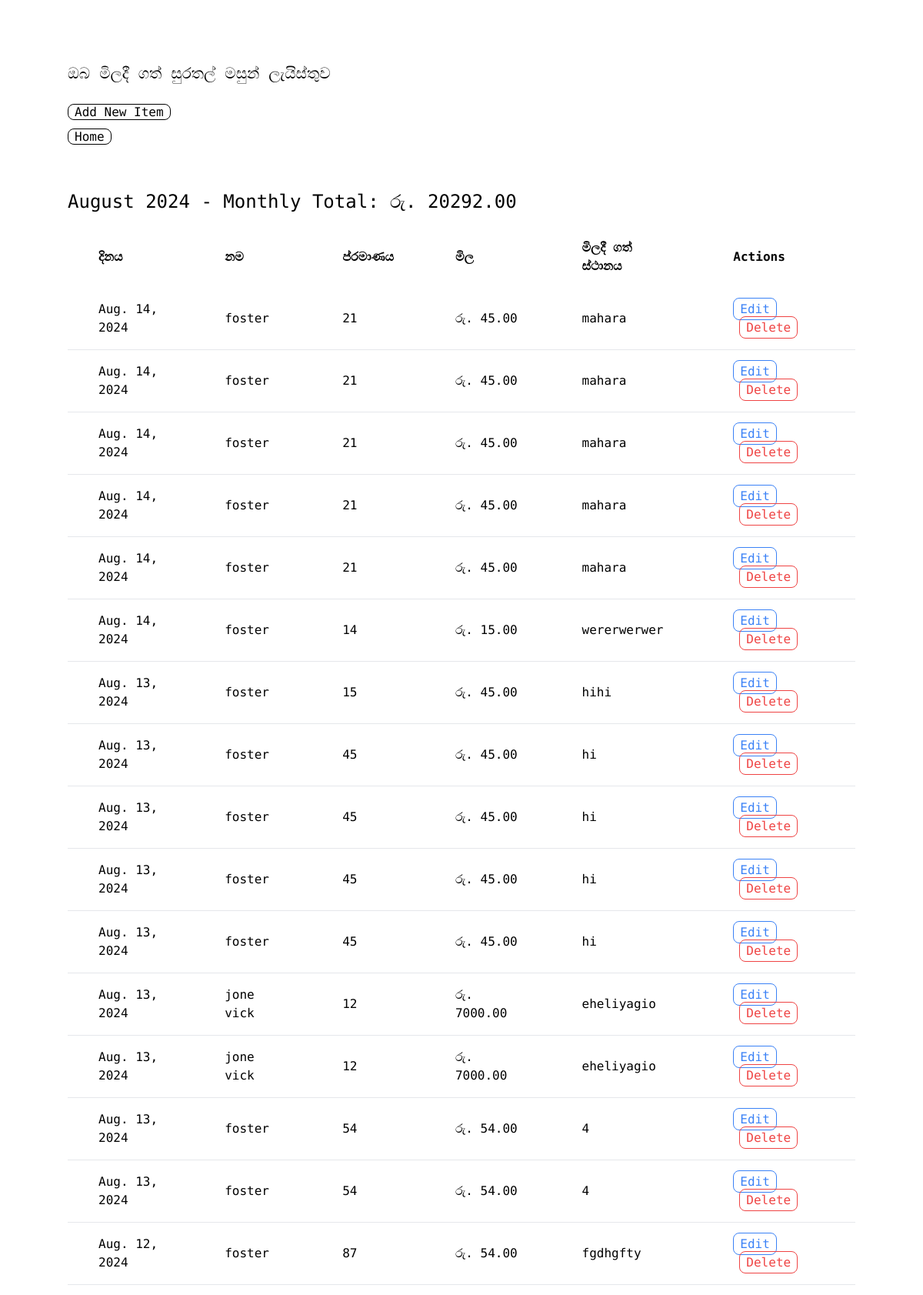
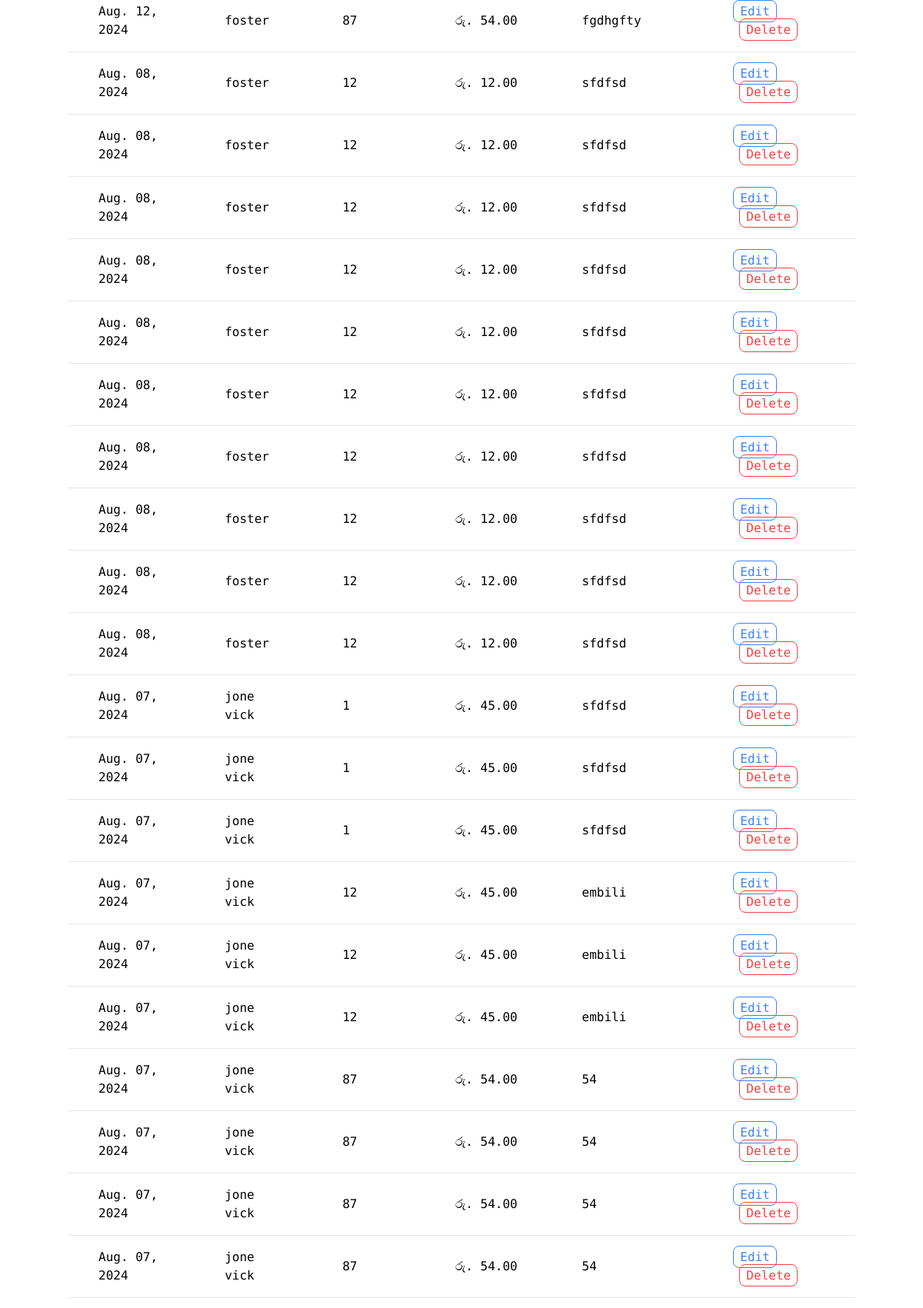
/bought/ (upper part), run on the app's committed database (2 pictures, top to bottom).
### bought/models.py (models this page shows, shortened)
class Item(models.Model):
    name = models.CharField(max_length=255)
    price = models.DecimalField(max_digits=10, decimal_places=2)
    source = models.CharField(max_length=255)
    quantity = models.PositiveIntegerField()
    date = models.DateTimeField()

### bought/views.py (the view)
# urls.py: path('', views.index, name='index'),
def index(request):
    items = Item.objects.all().order_by('-date')  # Most recent date first
    grouped_items = defaultdict(lambda: {'items': [], 'total_price': 0})
    for item in items:
        month_year = item.date.strftime('%B %Y')  # Group by month and year
        grouped_items[month_year]['items'].append(item)
        grouped_items[month_year]['total_price'] += item.price
    sorted_grouped_items = sorted(grouped_items.items(), key=lambda x: datetime.strptime(x[0], '%B %Y'), reverse=True)
    paginator = Paginator(sorted_grouped_items, 1)  # Show 1 month per page
    page_number = request.GET.get('page')
    page_obj = paginator.get_page(page_number)
    return render(request, 'bought/index.html', {'page_obj': page_obj})

### bought/templates/bought/index.html (shortened to what this page needs)
{% extends 'base.html' %}
{% block content %}
<div>
    <div class="">
        <h1 class="text-[20px] mb-6">ඔබ මිලදී ගත් සුරතල් මසුන් ලැයිස්තුව</h1>
        <ul class="font-sans flex flex-col space-y-2">
            <li><a class="border px-2 rounded-lg border-black" href="{% url 'bought:add_item' %}">Add New Item</a></li>
            <li><a class="border px-2 rounded-lg border-black" href="{% url 'home:index' %}">Home</a></li>
        </ul>
    </div>
    <div class="container mx-auto mt-10">
        <div class="overflow-x-auto">
            {% for month, data in page_obj %}
            <h2 class="text-2xl mb-4 mt-4">{{ month }} - Monthly Total: රු. {{ data.total_price }}</h2>
            <table class="min-w-full">
                <thead>
                    <tr>
                        <th class="py-4 px-10 text-left">දිනය</th>
                        <th class="py-4 px-10 text-left">නම</th>
                        <th class="py-4 px-10 text-left">ප්රමාණය</th>
                        <th class="py-4 px-10 text-left">මිල</th>
                        <th class="py-4 px-10 text-left">මිලදී ගත් ස්ථානය</th>
                        <th class="py-4 px-10 text-left">Actions</th>
                    </tr>
                </thead>
                <tbody>
                    {% for item in data.items %}
                    <tr>
                        <td class="py-4 px-10 border-b border-gray-200">{{ item.date|date:"M. d, Y" }}</td>
                        <td class="py-4 px-10 border-b border-gray-200">{{ item.name }}</td>
                        <td class="py-4 px-10 border-b border-gray-200">{{ item.quantity }}</td>
                        <td class="py-4 px-10 border-b border-gray-200">රු. {{ item.price }}</td>
                        <td class="py-4 px-10 border-b border-gray-200">{{ item.source }}</td>
                        <td class="py-4 px-10 border-b border-gray-200">
                            <a href="{% url 'bought:edit_item' item.id %}" class="px-2 py-1 border border-blue-500 rounded-lg text-blue-500">Edit</a>
                            <a href="{% url 'bought:delete_item' item.id %}" class="px-2 py-1 border border-red-500 rounded-lg text-red-500 ml-2">Delete</a>
                        </td>
                    </tr>
                    {% endfor %}
                </tbody>
            </table>
            {% endfor %}
        </div>
    </div>
</div>
{% endblock %}

### data on the page
Item: date "Aug. 14, 2024", name "foster", quantity "21", price "45.00", source "mahara"
Item: date "Aug. 14, 2024", name "foster", quantity "21", price "45.00", source "mahara"
Item: date "Aug. 14, 2024", name "foster", quantity "21", price "45.00", source "mahara"
Item: date "Aug. 14, 2024", name "foster", quantity "21", price "45.00", source "mahara"
Item: date "Aug. 14, 2024", name "foster", quantity "21", price "45.00", source "mahara"
Item: date "Aug. 14, 2024", name "foster", quantity "14", price "15.00", source "wererwerwer"
Item: date "Aug. 13, 2024", name "foster", quantity "15", price "45.00", source "hihi"
Item: date "Aug. 13, 2024", name "foster", quantity "45", price "45.00", source "hi"
Item: date "Aug. 13, 2024", name "foster", quantity "45", price "45.00", source "hi"
Item: date "Aug. 13, 2024", name "foster", quantity "45", price "45.00", source "hi"
Item: date "Aug. 13, 2024", name "foster", quantity "45", price "45.00", source "hi"
Item: date "Aug. 13, 2024", name "jone vick", quantity "12", price "7000.00", source "eheliyagio"
Item: date "Aug. 13, 2024", name "jone vick", quantity "12", price "7000.00", source "eheliyagio"
Item: date "Aug. 13, 2024", name "foster", quantity "54", price "54.00", source "4"
Item: date "Aug. 13, 2024", name "foster", quantity "54", price "54.00", source "4"
Item: date "Aug. 12, 2024", name "foster", quantity "87", price "54.00", source "fgdhgfty"
Item: date "Aug. 12, 2024", name "foster", quantity "87", price "54.00", source "fgdhgfty"
Item: date "Aug. 08, 2024", name "foster", quantity "12", price "12.00", source "sfdfsd"
Item: date "Aug. 08, 2024", name "foster", quantity "12", price "12.00", source "sfdfsd"
Item: date "Aug. 08, 2024", name "foster", quantity "12", price "12.00", source "sfdfsd"
Item: date "Aug. 08, 2024", name "foster", quantity "12", price "12.00", source "sfdfsd"
Item: date "Aug. 08, 2024", name "foster", quantity "12", price "12.00", source "sfdfsd"
Item: date "Aug. 08, 2024", name "foster", quantity "12", price "12.00", source "sfdfsd"
Item: date "Aug. 08, 2024", name "foster", quantity "12", price "12.00", source "sfdfsd"
Item: date "Aug. 08, 2024", name "foster", quantity "12", price "12.00", source "sfdfsd"
Item: date "Aug. 08, 2024", name "foster", quantity "12", price "12.00", source "sfdfsd"
Item: date "Aug. 08, 2024", name "foster", quantity "12", price "12.00", source "sfdfsd"
Item: date "Aug. 07, 2024", name "jone vick", quantity "1", price "45.00", source "sfdfsd"
Item: date "Aug. 07, 2024", name "jone vick", quantity "1", price "45.00", source "sfdfsd"
Item: date "Aug. 07, 2024", name "jone vick", quantity "1", price "45.00", source "sfdfsd"
Item: date "Aug. 07, 2024", name "jone vick", quantity "12", price "45.00", source "embili"
Item: date "Aug. 07, 2024", name "jone vick", quantity "12", price "45.00", source "embili"
Item: date "Aug. 07, 2024", name "jone vick", quantity "12", price "45.00", source "embili"
Item: date "Aug. 07, 2024", name "jone vick", quantity "87", price "54.00", source "54"
Item: date "Aug. 07, 2024", name "jone vick", quantity "87", price "54.00", source "54"
Item: date "Aug. 07, 2024", name "jone vick", quantity "87", price "54.00", source "54"
Item: date "Aug. 07, 2024", name "jone vick", quantity "87", price "54.00", source "54"

### other printed values
{{ month }} "August 2024"
{{ data.total_price }} "20292.00"
